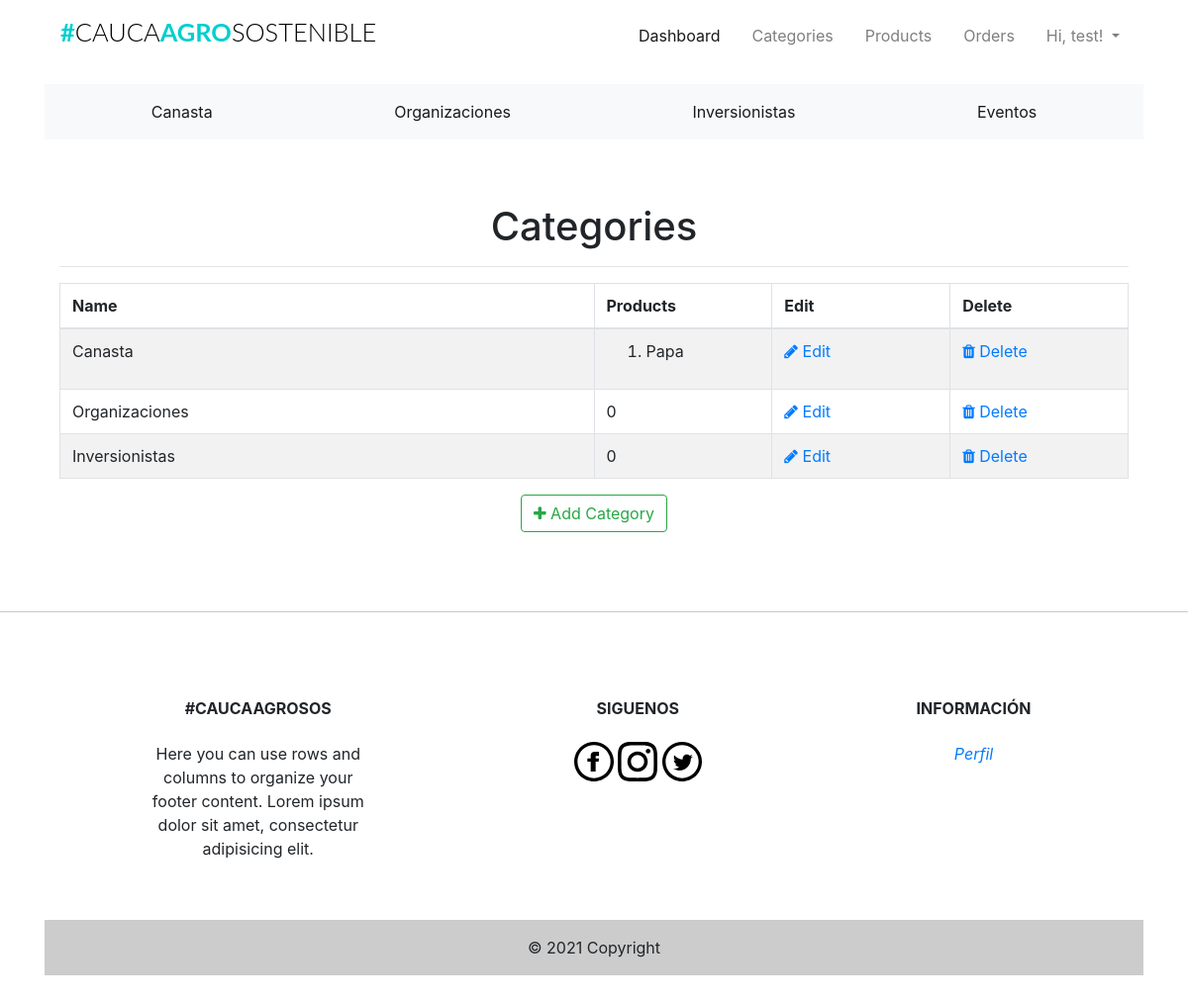
The app's page /admin/categories (signed in), older data.
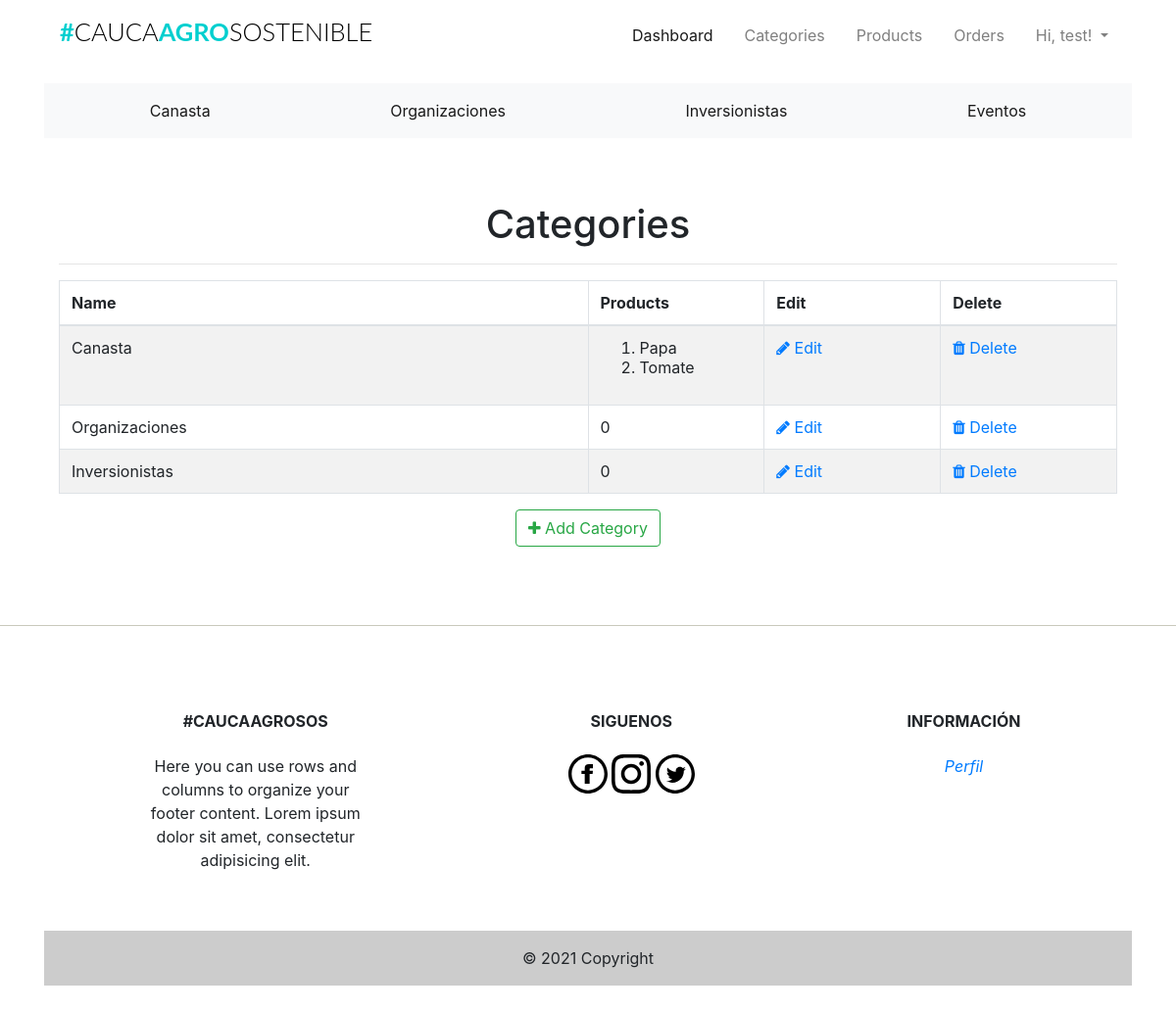
The same page, newer data.
### app/models.py (models this page shows, shortened)
class Categories(db.Model):
    id = db.Column(db.Integer, primary_key=True)
    category_name = db.Column(db.String(20), index=True)
    category_image = db.Column(db.String(120), index=True)
    product = db.relationship('Products', backref='products_categories')

class Products(db.Model):
    __tablename__ = 'product'
    id = db.Column(db.Integer, primary_key=True)
    product_name = db.Column(db.String(100), index=True)
    product_price = db.Column(db.Integer, index=True)
    product_image = db.Column(db.String(120), index=True)
    product_description = db.Column(db.String(200), index=True)
    product_stock = db.Column(db.Integer, index=True)
    product_size = db.Column(db.String(5), index=True)
    promotion = db.Column(db.Boolean, index=True, nullable=False)
    promotion_value = db.Column(db.Integer, index=True, nullable=False)
    categories_id = db.Column(db.Integer, db.ForeignKey('categories.id'))
    order = db.relationship(
        'Order', secondary=association_table, backref='my_orders', lazy='dynamic')

### app/admin/routes.py (the view)
@admin.route('/categories', methods=['GET', 'POST'])
@login_required
def list_categories():
    check_admin()
    categories = Categories.query.all()
    return render_template('admin/categories/categories.html', title="Product Categories",
                           categories=categories)

### app/admin/routes.py (called while the page is built)
def check_admin():
    if not current_user.is_admin:
        abort(403)

### app/models.py (called while the page is built)
@login_manager.user_loader
def load_user(id):
    return User.query.get(int(id))

### app/templates/admin/categories/categories.html (shortened to what this page needs)
{% extends "base.html" %}
{% block head %}
<head>
    <link href="//maxcdn.bootstrapcdn.com/font-awesome/4.1.0/css/font-awesome.min.css" rel="stylesheet">
</head>
{%endblock head%}
{% block body %}
<div class="container">
  <div class="outer">
    <div class="middle">
      <div class="inner">
        <br/>
        <br/>
        <h1 style="text-align:center;">Categories</h1>
        {% if categories %}
          <hr class="intro-divider">
            <table class="table table-striped table-bordered">
              <thead>
                <tr>
                  <th width="45%"> Name </th>
                  <th width="15%"> Products</th>
                  <th width="15%"> Edit </th>
                  <th width="15%"> Delete </th>
                </tr>
              </thead>
              <tbody>
              {% for category in categories %}
                <tr>
                  <td> {{ category.category_name }} </td>
                    {% if category.product == [] %}
                    <td>
                      0
                    </td>
                    {% else %}
                  <td>
                      <ol>
                        {% for name in category.product %}
                          <li>
                            {{ name.product_name }}
                          </li>
                          {% endfor %}
                        </ol>
                  </td>
                  {% endif %}
                  <td>
                    <a href="{{ url_for('admin.edit_category', id=category.id) }}">
                      <i class="fa fa-pencil"></i> Edit
                    </a>
                  </td>
                  <td>
                    <a href="{{ url_for('admin.delete_category', id=category.id) }}">
                      <i class="fa fa-trash"></i> Delete
                    </a>
                  </td>
                </tr>
              {% endfor %}
              </tbody>
            </table>
          <div style="text-align: center">
        {% else %}
          <div style="text-align: center">
            <h3> No categories have been added. </h3>
            <hr class="intro-divider">
        {% endif %}
          <a href="{{ url_for('admin.add_category') }}" class="btn btn-outline-success">
            <i class="fa fa-plus"></i>
            Add Category
          </a>
        </div>
      </div>
    </div>
  </div>
</div>
{% endblock %}

Row changes from the older to the newer data that the page shows:
added Products: product_name "Tomate", shown under Categories "Canasta"
